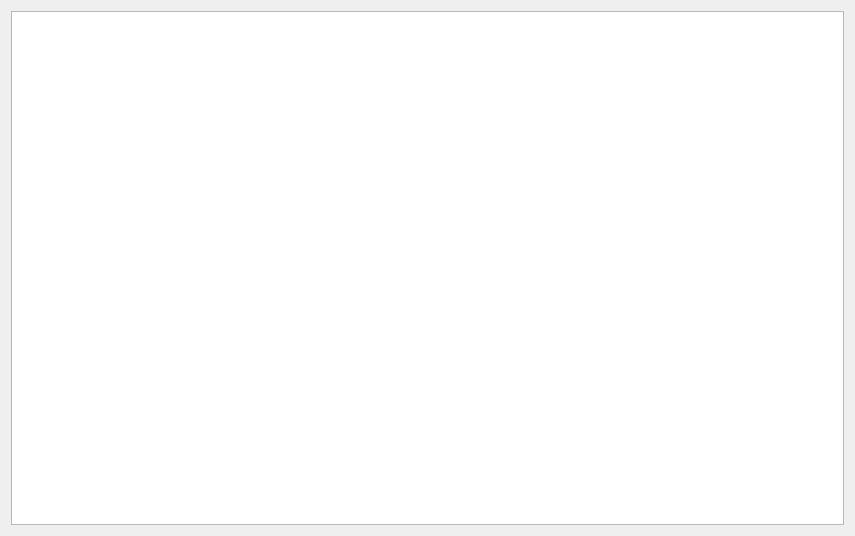
<?xml version="1.0" encoding="UTF-8"?>
<ui version="4.0">
 <class>DlgPickTemplate</class>
 <widget class="QDialog" name="DlgPickTemplate">
  <property name="geometry">
   <rect>
    <x>0</x>
    <y>0</y>
    <width>855</width>
    <height>536</height>
   </rect>
  </property>
  <property name="windowTitle">
   <string>SkauTan: Pick a template</string>
  </property>
  <layout class="QHBoxLayout" name="horizontalLayout">
   <item>
    <widget class="QTableWidget" name="tblTemplates">
     <property name="editTriggers">
      <set>QAbstractItemView::NoEditTriggers</set>
     </property>
     <property name="selectionMode">
      <enum>QAbstractItemView::SingleSelection</enum>
     </property>
     <property name="selectionBehavior">
      <enum>QAbstractItemView::SelectRows</enum>
     </property>
     <property name="horizontalScrollMode">
      <enum>QAbstractItemView::ScrollPerPixel</enum>
     </property>
     <attribute name="horizontalHeaderHighlightSections">
      <bool>false</bool>
     </attribute>
     <attribute name="verticalHeaderVisible">
      <bool>false</bool>
     </attribute>
     <attribute name="verticalHeaderDefaultSectionSize">
      <number>21</number>
     </attribute>
     <attribute name="verticalHeaderMinimumSectionSize">
      <number>21</number>
     </attribute>
    </widget>
   </item>
  </layout>
 </widget>
 <resources/>
 <connections/>
</ui>
